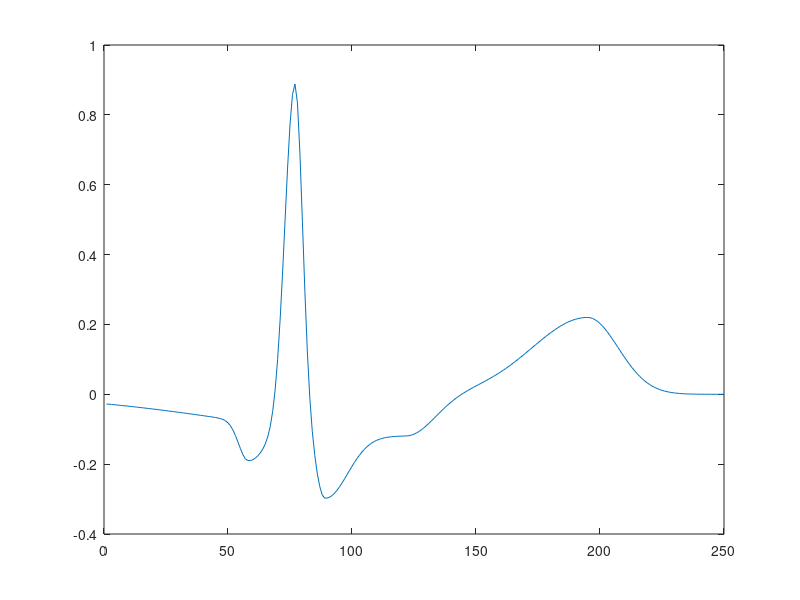

The MATLAB script that drew this image:
x=1:250;

c1=-0.11*exp(-(x-58).^2.*(0.037*(x<=58)+0.01*(x>58)));
c2=0.99*exp(-(x-77).^2.*(0.031*(x<=77)+0.055*(x>77)));
c3=-0.19*exp(-(x-89).^2.*(0.04*(x<=89)+0.006*(x>89)));
c4=-0.12*exp(-(x-122).^2.*(0.0001*(x<=122)+0.004*(x>122)));
c5=0.22*exp(-(x-195).^2.*(0.001*(x<=195)+0.0033*(x>195)));

C=c1+c2+c3+c4+c5;

figure(1)
plot(x,C)